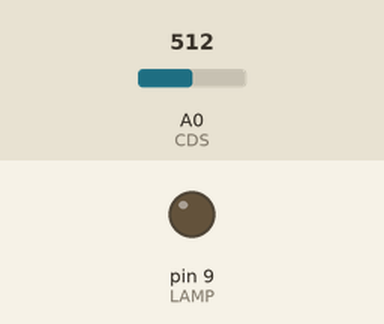
The sketch below on a simulated Arduino Uno, built with avr-gcc and run on an emulated ATmega328P. Shown: output pins drawn as LEDs (lit = HIGH). Inputs (shaded band) come from the test bench; at power-on: A0 (CDS) = 512. What the sketch prints to the serial monitor is not drawn.

Above: at 1.2 s.
1.3 s: A0 (CDS) set to 318
2.8 s: A0 (CDS) set to 286
At 3.3 s:
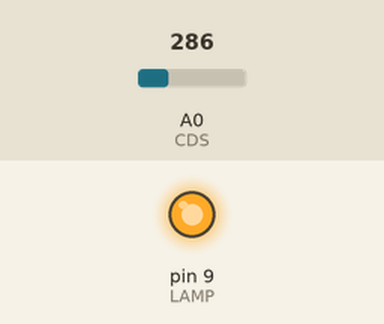
4.3 s: A0 (CDS) set to 384
5.8 s: A0 (CDS) set to 413
At 7.0 s:
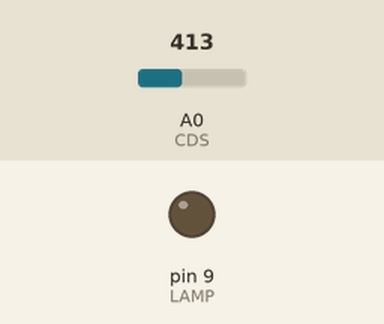
7.3 s: A0 (CDS) set to 122
At 8.6 s:
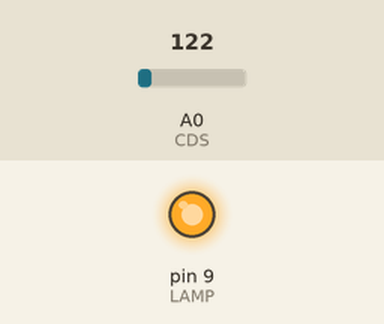
Timing chart, 0 to 9.8 s (numbered marks = the images above; inputs shaded):
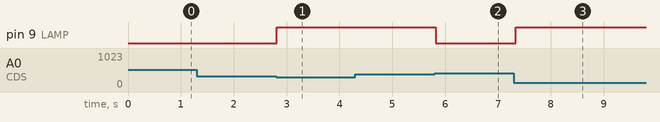

Measured:
- the behaviour switches between 300 and 299 on A0 (CDS) (found by bisection; images 0 and 1)
- the behaviour switches between 400 and 401 on A0 (CDS) (found by bisection; images 1 and 2)
- after the input at 1.3 s, every drawn part: stays the same
- after the input at 2.8 s, pin 9 (LAMP): LOW → HIGH at once
- after the input at 4.3 s, every drawn part: stays the same
- after the input at 5.8 s, pin 9 (LAMP): HIGH → LOW at once
- after the input at 7.3 s, pin 9 (LAMP): LOW → HIGH at once

The sketch:

night_light.ino
```cpp
// 關卡二之一：智慧光控節能小夜燈（CdS 光敏電阻）
// 光敏電阻與 10 kΩ 分壓：越亮 → A0 讀值越大
// ※ 腳位為預留值，請依 KTduino 接線表修改。

const int CDS = A0;      // CdS 光敏電阻分壓輸出
const int LAMP = 9;      // 小夜燈 LED（可 PWM 的腳位）
int ON_BELOW  = 300;     // 暗於這個值 → 開燈
int OFF_ABOVE = 400;     // 亮於這個值 → 關燈（中間留緩衝：遲滯）
bool lampOn = false;

void setup() {
  pinMode(LAMP, OUTPUT);
  Serial.begin(9600);
}

void loop() {
  int light = analogRead(CDS);          // 0～1023
  if (light < ON_BELOW)  lampOn = true;
  if (light > OFF_ABOVE) lampOn = false;
  digitalWrite(LAMP, lampOn ? HIGH : LOW);

  Serial.print("light = ");
  Serial.print(light);
  Serial.println(lampOn ? "  燈：開" : "  燈：關");
  delay(100);
}
```
